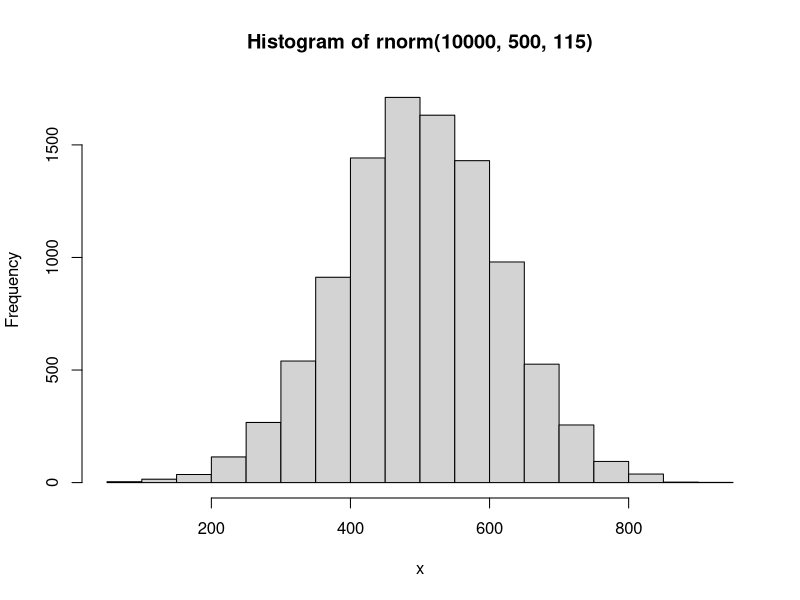
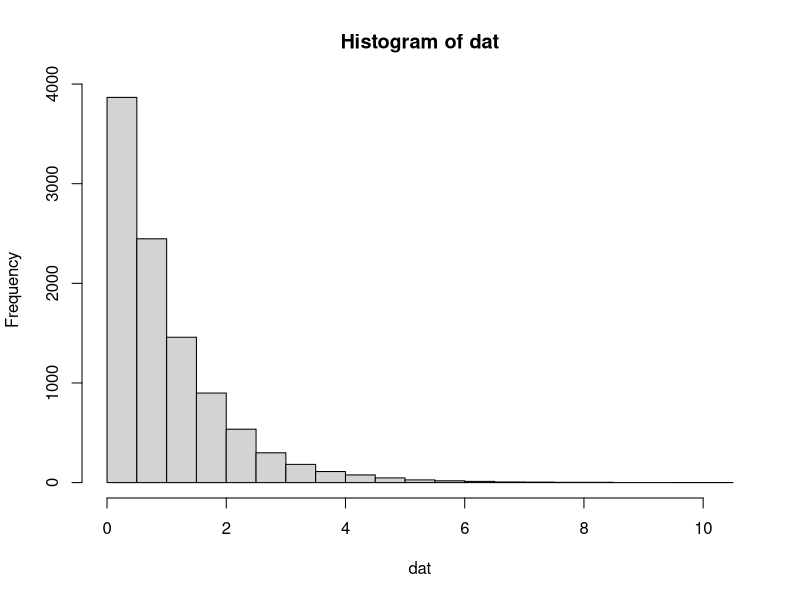
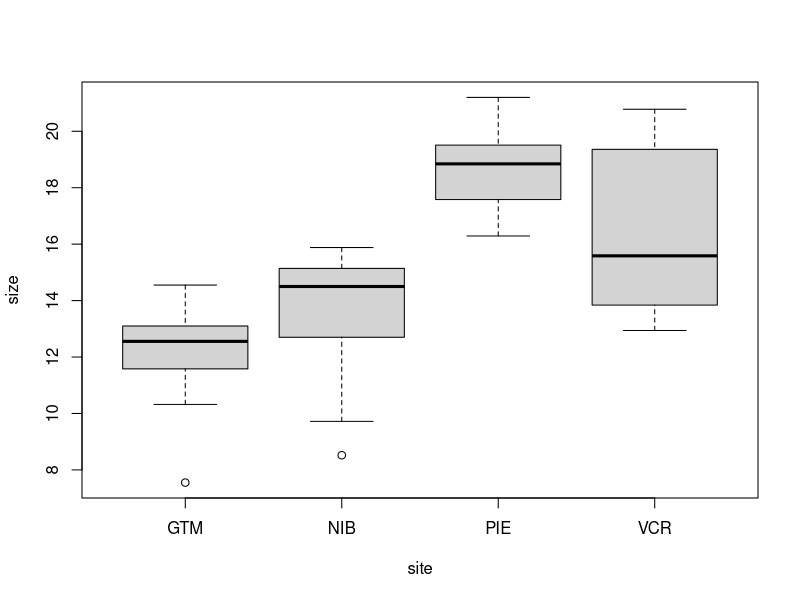
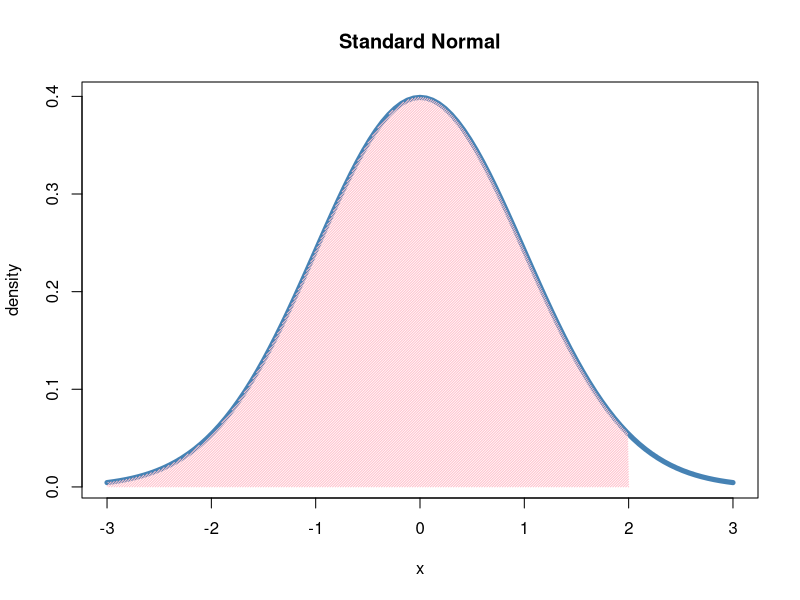

The R script that drew these images, in order:
## ---- chunk 1
summary(iris)
## ---- chunk 2
hist(rnorm(10000,500,115),xlab="x")
## ---- chunk 3
set.seed(5)
dat=rexp(10000,1)
hist(dat)
mean(dat)
median(dat)
## ---- chunk 4
CrabDat <- read.csv("FiddlerCrabData.csv")
boxplot(size~site, data=CrabDat)
## ---- chunk 5
set.seed(NULL)
f=59 #lowest frequency of tossing heads
n=100 #number of trials
p = 0.5 #probability of tossing a fair coin to get heads
#pbinom gives the culmulative density of recieving f successes or lower. Since we are interested in f or higher, we need 1 - pbinom(f,n,p)
1-pbinom(f,n,p)
## ---- chunk 6
x<-0:5
probs<-dbinom(0:5,5,0.2)
sum(x*probs)
## ---- chunk 7
curve(dnorm(x, 0, 1), from = -3, to = 3, lwd = 5, col = 'steelblue',
      ylab = 'density', main = "Standard Normal")
x <- seq(-3, 2, 0.01)
y <- dnorm(x)
z <- 2
#axis(1, at = c(-z, 0, z), labels = c(expression(-z[alpha]), 0, expression(z[alpha])))
polygon(c(-3, x[x > -3 & x < z], z ),
        c(0, y[x > -3 & x < z], 0), col = 'pink',angle = 45, density = 55,
        border = FALSE)

#seq(-4,4,by=0.01)
#plot(-3:3,dnorm(-3:3,0,1))
## ---- chunk 8
length_Scelloporus<-c(49.79345, 48.27289, 47.01204,
                      50.04918, 33.23075, 36.95524,
                      45.49277, 44.33337, 40.92777,
                      40.02123)
## ---- chunk 9
teporingospaired<-read.csv("teporingospaired.csv")
t.test(teporingospaired$diet, teporingospaired$original,
       paired=T, alternative='two.sided')

## ---- chunk 10
summary(lm(Petal.Length~Petal.Width*Species,data=iris))
